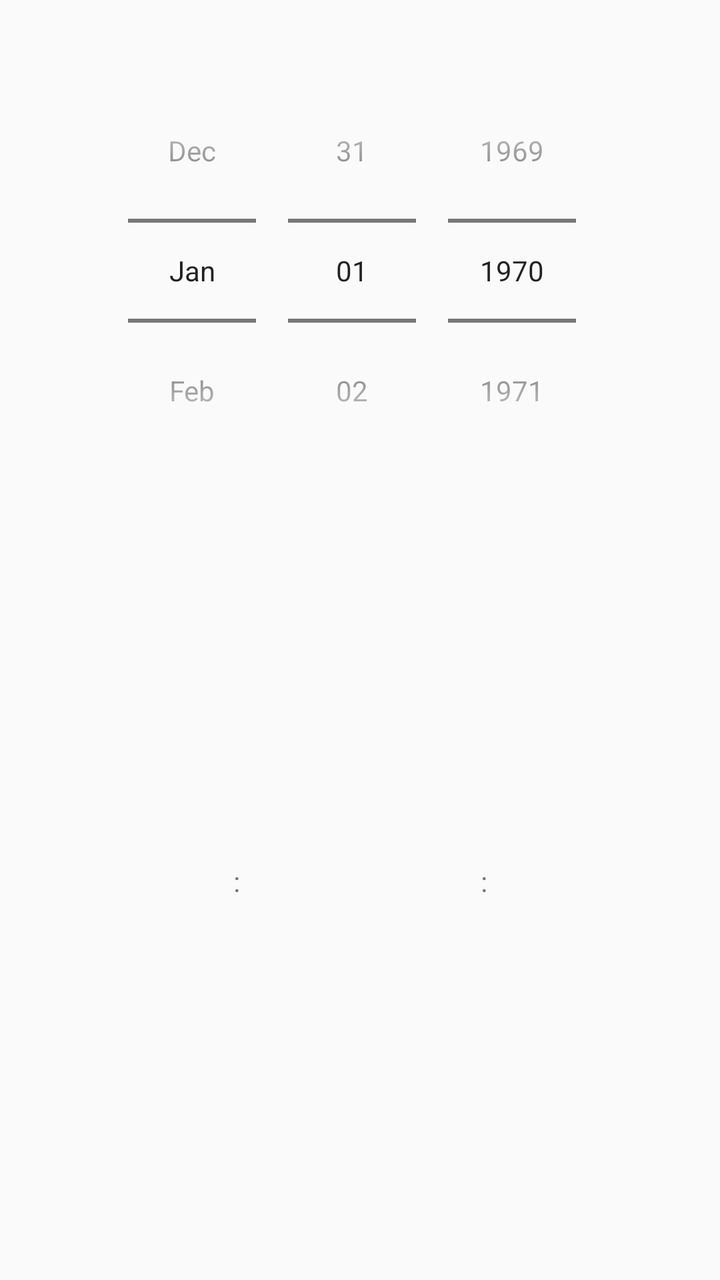
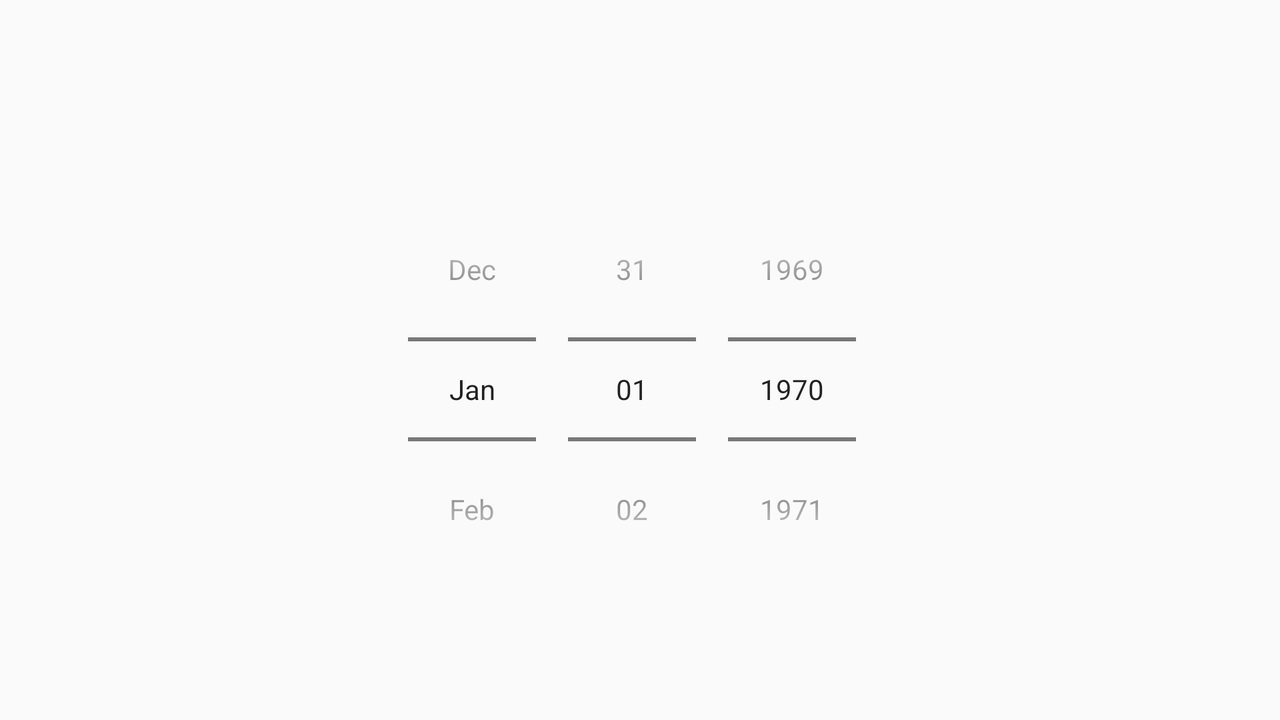

The same Android screen from two of the app's own layout files: first res/layout/ as a phone draws it, then the repository's variant for another configuration, drawn on a device whose configuration selects that folder. Both files follow.
<!-- AndroidManifest.xml: application theme AppTheme -->
<!-- res/layout/datetime_widget.xml -->
<?xml version="1.0" encoding="utf-8"?>
<LinearLayout xmlns:android="http://schemas.android.com/apk/res/android"
              android:orientation="vertical"
              android:layout_width="match_parent"
              android:layout_height="match_parent">

    <TextView
        android:layout_width="match_parent"
        android:layout_height="wrap_content"
        android:id="@+id/DTWidget.TimeZone"
        android:gravity="center"
        android:textAppearance="@android:style/TextAppearance.Large"/>

    <DatePicker
        android:layout_width="wrap_content"
        android:layout_height="wrap_content"
        android:id="@+id/DTWidget.Date"
        android:layout_gravity="center_horizontal"
        android:calendarViewShown="false"
        android:datePickerMode="spinner"/>

    <LinearLayout
        android:id="@+id/DTWidget.Time"
        android:orientation="horizontal"
        android:layout_width="match_parent"
        android:layout_height="match_parent">

        <ListView
            android:layout_width="wrap_content"
            android:layout_height="match_parent"
            android:layout_weight="1"
            android:id="@+id/DTWidget.Hours"
            android:choiceMode="singleChoice"
            android:clickable="true"/>
        <TextView android:layout_width="wrap_content"
            android:layout_height="match_parent"
            android:text="@string/colon"
            android:layout_gravity="center"
            android:gravity="center"
            android:padding="4dp"/>
        <ListView
            android:layout_width="wrap_content"
            android:layout_height="match_parent"
            android:layout_weight="1"
            android:id="@+id/DTWidget.Minutes"
            android:choiceMode="singleChoice"
            android:clickable="true"/>
        <TextView android:layout_width="wrap_content"
                  android:layout_height="match_parent"
                  android:text="@string/colon"
                  android:layout_gravity="center"
                  android:gravity="center"
                  android:padding="4dp"/>
        <ListView
            android:layout_width="wrap_content"
            android:layout_height="match_parent"
            android:layout_weight="1"
            android:id="@+id/DTWidget.Seconds"
            android:choiceMode="singleChoice"
            android:clickable="true"/>
    </LinearLayout>
</LinearLayout>
<!-- resources referenced by this layout -->
<resources>
  <string name="colon">:</string>
  <!-- from res/values-v21/ -->
  <style name="AppTheme" parent="android:Theme.Material.Light">
          <item name="PlanetaryHours.Current">#007DA3</item>
          <item name="PlanetaryHours.Sun">@drawable/sun_light</item>
          <item name="PlanetaryHours.Mercury">@drawable/mercury_light</item>
          <item name="PlanetaryHours.Venus">@drawable/venus_light</item>
          <item name="PlanetaryHours.Moon">@drawable/moon_light</item>
          <item name="PlanetaryHours.Mars">@drawable/mars_light</item>
          <item name="PlanetaryHours.Jupiter">@drawable/jupiter_light</item>
          <item name="PlanetaryHours.Saturn">@drawable/saturn_light</item>
          <item name="RightNow.Uranus">@drawable/uranus_light</item>
          <item name="RightNow.Neptune">@drawable/neptune_light</item>
          <item name="RightNow.Pluto">@drawable/pluto_light</item>
      </style>
  <!-- drawable sun_light: png bitmap (drawable-ldpi, 682 bytes) -->
  <!-- drawable mercury_light: png bitmap (drawable-ldpi, 558 bytes) -->
  <!-- drawable venus_light: png bitmap (drawable-ldpi, 558 bytes) -->
  <!-- drawable moon_light: png bitmap (drawable-ldpi, 557 bytes) -->
  <!-- drawable mars_light: png bitmap (drawable-ldpi, 610 bytes) -->
  <!-- drawable jupiter_light: png bitmap (drawable-ldpi, 469 bytes) -->
  <!-- drawable saturn_light: png bitmap (drawable-ldpi, 472 bytes) -->
  <!-- drawable uranus_light: png bitmap (drawable-ldpi, 450 bytes) -->
  <!-- drawable neptune_light: png bitmap (drawable-ldpi, 621 bytes) -->
  <!-- drawable pluto_light: png bitmap (drawable-ldpi, 551 bytes) -->
</resources>
<!-- res/layout-land/datetime_widget.xml (the repository's variant of the layout above) -->
<!-- drawn on the phone turned sideways -->
<?xml version="1.0" encoding="utf-8"?>
<LinearLayout xmlns:android="http://schemas.android.com/apk/res/android"
              android:orientation="vertical"
              android:layout_width="match_parent"
              android:layout_height="match_parent">

    <TextView
        android:layout_width="match_parent"
        android:layout_height="wrap_content"
        android:id="@+id/DTWidget.TimeZone"
        android:gravity="center"
        android:textAppearance="@android:style/TextAppearance.Large"/>

    <ViewFlipper
        android:layout_width="match_parent"
        android:layout_height="match_parent"
        android:inAnimation="@android:anim/fade_in"
        android:outAnimation="@android:anim/fade_out"
        android:id="@+id/viewFlipper">

        <DatePicker
            android:layout_width="wrap_content"
            android:layout_height="wrap_content"
            android:id="@+id/DTWidget.Date"
            android:layout_gravity="center"
            android:calendarViewShown="false"
            android:datePickerMode="spinner"/>

        <LinearLayout
            android:orientation="horizontal"
            android:paddingLeft="72dip"
            android:paddingRight="72dip"
            android:layout_width="match_parent"
            android:layout_height="match_parent">

            <ListView
                android:layout_width="wrap_content"
                android:layout_height="match_parent"
                android:layout_weight="1"
                android:id="@+id/DTWidget.Hours"
                android:choiceMode="singleChoice"
                android:clickable="true"/>
            <TextView android:layout_width="wrap_content"
                      android:layout_height="match_parent"
                      android:text="@string/colon"
                      android:layout_gravity="center"
                      android:gravity="center"
                      android:padding="4dp"/>
            <ListView
                android:layout_width="wrap_content"
                android:layout_height="match_parent"
                android:layout_weight="1"
                android:id="@+id/DTWidget.Minutes"
                android:choiceMode="singleChoice"
                android:clickable="true"/>
            <TextView android:layout_width="wrap_content"
                      android:layout_height="match_parent"
                      android:text="@string/colon"
                      android:layout_gravity="center"
                      android:gravity="center"
                      android:padding="4dp"/>
            <ListView
                android:layout_width="wrap_content"
                android:layout_height="match_parent"
                android:layout_weight="1"
                android:id="@+id/DTWidget.Seconds"
                android:choiceMode="singleChoice"
                android:clickable="true"/>
        </LinearLayout>
    </ViewFlipper>


</LinearLayout>
